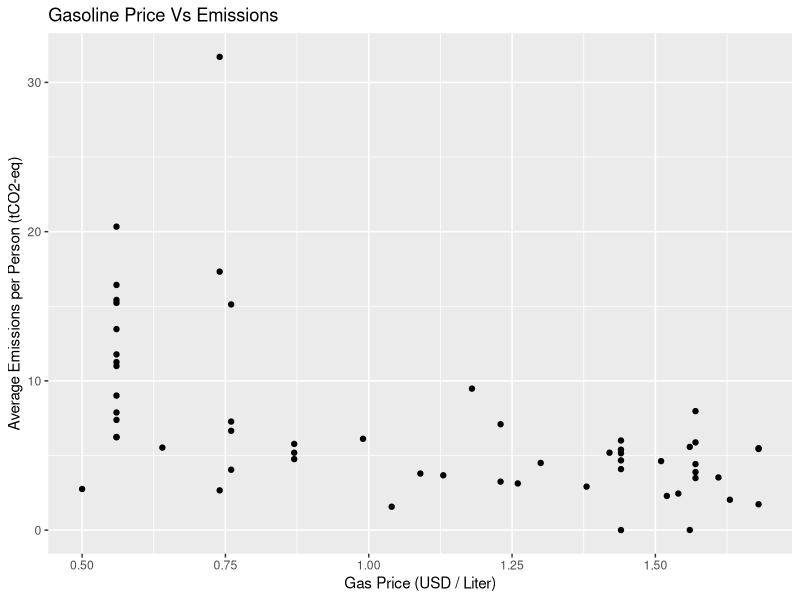

The R script that drew this image:
# libraries
library("readxl")
library("dplyr")
library("ggplot2")

# load file and get data for plot
# Gasoline price (GEA+) [USD/liter]
# Emissions per person (CDP) [tCo2-eq/Person] AS
# Total emissions (CDP) [tCO2-eq] / Population (CDP)
data <- read_excel("./D_FINAL.xlsx") %>%
  mutate(`Emissions per Person (CDP) [tCo2-eq]` = `Total emissions (CDP) [tCO2-eq]` / `Population (CDP)`) %>%
  select(`Gasoline price (GEA+) [USD/liter]`, `Emissions per Person (CDP) [tCo2-eq]`) %>%
  na.omit()

# plot data as scatter plot
ggplot(data, aes(x = `Gasoline price (GEA+) [USD/liter]`, y = `Emissions per Person (CDP) [tCo2-eq]`)) +
  geom_point() +
  labs(title = "Gasoline Price Vs Emissions", x = "Gas Price (USD / Liter)", y = "Average Emissions per Person (tCO2-eq)")